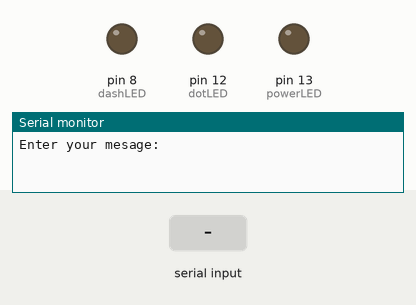
Bench run of a sketch on a simulated Arduino Uno, built with avr-gcc and run on an emulated ATmega328P. Parts: output pins drawn as LEDs (lit = HIGH), the last lines printed to the serial monitor. Dashed ring = blinking. The test bench sets the inputs (shaded band).

Above: at 3.6 s.
3.7 s: "b" received over Serial
At 7.2 s:
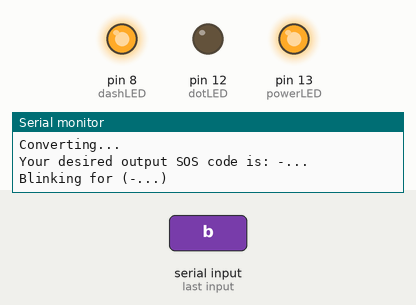
At 9.5 s:
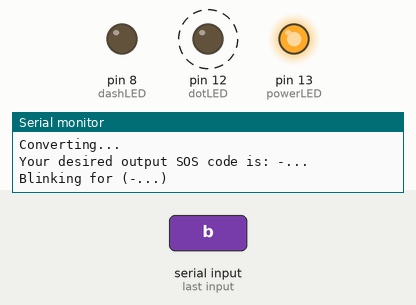
Timing chart, 0 to 11.9 s (numbered marks = the images above; inputs shaded):
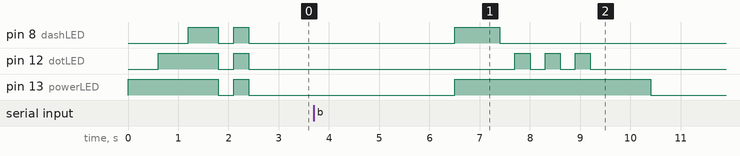

The sketch:

Simulator_Code.ino
```cpp
// C++ code
// SOS Morse Code LED Blinking Simulation Project

// Initialising necessary variables
int powerLED = 13, dotLED = 12, dashLED = 8, unitTime = 300;
String message;

void setup()
{
  // Setting the LED pins as Output
  pinMode(powerLED, OUTPUT);
  pinMode(dotLED, OUTPUT);
  pinMode(dashLED, OUTPUT);

  Serial.begin(9600);	// Starting the Serial Port

  // Setup animation
  digitalWrite(powerLED, HIGH);
  delay(600);
  digitalWrite(dotLED, HIGH);
  delay(600);
  digitalWrite(dashLED, HIGH);
  delay(600);
  digitalWrite(powerLED, LOW);
  digitalWrite(dotLED, LOW);
  digitalWrite(dashLED, LOW);
  delay(300);
  digitalWrite(powerLED, HIGH);
  digitalWrite(dotLED, HIGH);
  digitalWrite(dashLED, HIGH);
  delay(300);
  digitalWrite(powerLED, LOW);
  digitalWrite(dotLED, LOW);
  digitalWrite(dashLED, LOW);
}

void loop()
{
  // Asking for the text by the user
  Serial.print("Enter your mesage: ");
  while (!(Serial.available())) {}
  message = Serial.readString();
  Serial.println(message);
  Serial.println("Powering on...");
  delay(3*unitTime);
  Serial.println("Converting...");
  delay(3*unitTime);
  digitalWrite(powerLED, HIGH);

  // Converting the message to SOS
  message.toLowerCase();
  String sosCode, sosMessage = "", demo = "";	// Initializing variable to store SOS converted message

  // Displaying the code
  for (int i=0; i < message.length(); i++) { demo += encoder(message[i]); }
  Serial.println("Your desired output SOS code is: " + demo);

  // Simulating LEDs
  for (int i=0; i < message.length(); i++) {

    sosCode = encoder(message[i]);	// Converting each letter
    Serial.println("Blinking for (" + sosCode + ")");
    sosMessage += sosCode;			// SOS message

    for (int j=0; j < sosCode.length(); j++) {

      if (sosCode[j] == '.') {
        digitalWrite(dotLED, HIGH);
        delay(unitTime);
        digitalWrite(dotLED, LOW);
      } else if (sosCode[j] == '-') {
        digitalWrite(dashLED, HIGH);
        delay(3*unitTime);
        digitalWrite(dashLED, LOW);
      } else {
        delay(4*unitTime);
      }
      delay(unitTime);

    }

    delay(3*unitTime);

  }

  digitalWrite(powerLED, LOW);
}

// Defining encoder function to take letter as input and return SOS code as output
String encoder(char letter) {
	switch (letter) {
      case 'a': return ".-";
      case 'b': return "-...";
      case 'c': return "-.-.";
      case 'd': return "-..";
      case 'e': return ".";
      case 'f': return "..-.";
      case 'g': return "--.";
      case 'h': return "....";
      case 'i': return "..";
      case 'j': return ".---";
      case 'k': return "-.-";
      case 'l': return ".-..";
      case 'm': return "--";
      case 'n': return "-.";
      case 'o': return "---";
      case 'p': return ".--.";
      case 'q': return "--.-";
      case 'r': return ".-.";
      case 's': return "...";
      case 't': return "-";
      case 'u': return "..-";
      case 'v': return "...-";
      case 'w': return ".--";
      case 'x': return "-..-";
      case 'y': return "-.--";
      case 'z': return "--..";

      case '0': return "-----";
      case '1': return ".----";
      case '2': return "..---";
      case '3': return "...--";
      case '4': return "....-";
      case '5': return ".....";
      case '6': return "-....";
      case '7': return "--...";
      case '8': return "---..";
      case '9': return "----.";

      default: return " ";
    }
}
```

Measured:
- after the input at 3.7 s, pin 8 (dashLED): LOW → HIGH after 2.8 s, → LOW 0.90 s later; pin 12 (dotLED): alternates HIGH for 0.30 s and LOW for 0.30 s, 6 changes in all, then stays LOW, starting after 4.0 s; pin 13 (powerLED): LOW → HIGH after 2.8 s, → LOW 3.9 s later
